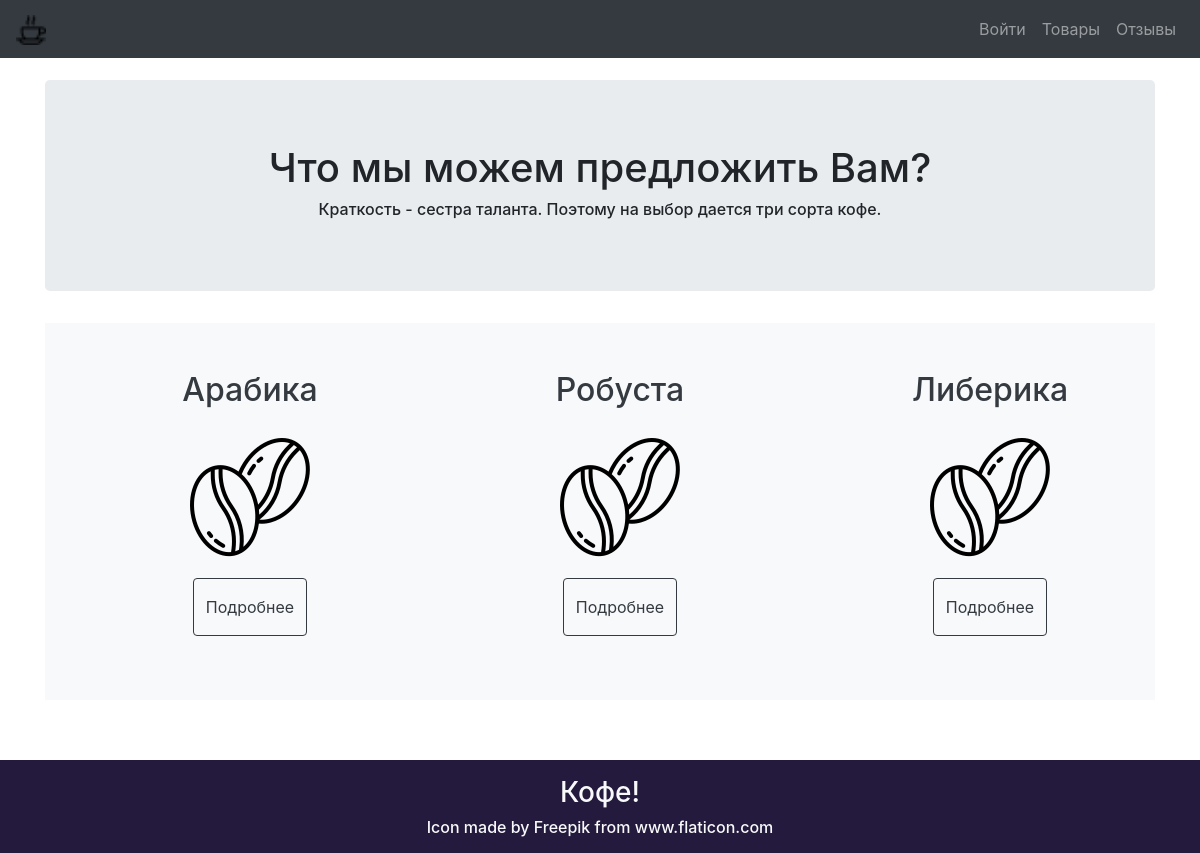
Page /catalogue on the committed database.
### setup.py (models this page shows, shortened)
class Product(db.Model):
    id =                db.Column(db.Integer, primary_key=True)
    name =              db.Column(db.String(200), nullable=False)
    description =       db.Column(db.String(2000), nullable=False)
    category_id =       db.Column(db.Integer, db.ForeignKey(ProductCategory.id), nullable=False)
    price =             db.Column(db.Integer, nullable=False)
    amount =            db.Column(db.Integer, nullable=False)
    discount_rate =     db.Column(db.Integer, nullable=False)
    url =               db.Column(db.String(200), nullable=False)
    productcategory = db.relationship('ProductCategory', backref=db.backref('Product', lazy=False))

### setup.py (the view)
@app.route('/catalogue')
def render_catalogue():
    return render_template("catalogue.html", products=get_products())

### setup.py (called while the page is built)
def get_products():
    return Product.query.all()

### templates/catalogue.html (shortened to what this page needs)
{% extends 'base.html' %}
{% block content %}
    <div class="main container" style="width: auto; display: block">
        <div class="jumbotron text-center">
            <h1>Что мы можем предложить Вам?</h1>
            <h6>Краткость - сестра таланта. Поэтому на выбор дается три сорта кофе.</h6>
        </div>
        <div class="container bg-light text-dark py-5">
            <div class="row text-center">
                {% for product in products %}
                <div class="col-md-4 text-center">
                    <ul>
                        <li>
                            <h2>{{ product.name }}</h2>
                        </li>
                        <li>
                            <img src="{{ url_for('static', filename='img/coffee-beans.png') }}" class="py-3">
                        </li>
                        <li>
                            <a href="products/{{ product.url }}" class="btn btn-outline-dark py-3">Подробнее</a>
                        </li>
                    </ul>
                </div>
                {% endfor %}
            </div>
        </div>
    </div>
{% endblock %}

### templates/catalogue.html (style rules this page uses)
.main { min-height: 85vh; height: 100% }
ul { list-style-type: none; }
a, a:hover { color: inherit; text-decoration: none; }

### rows in the picture
Product: name "Арабика"
Product: name "Робуста"
Product: name "Либерика"
